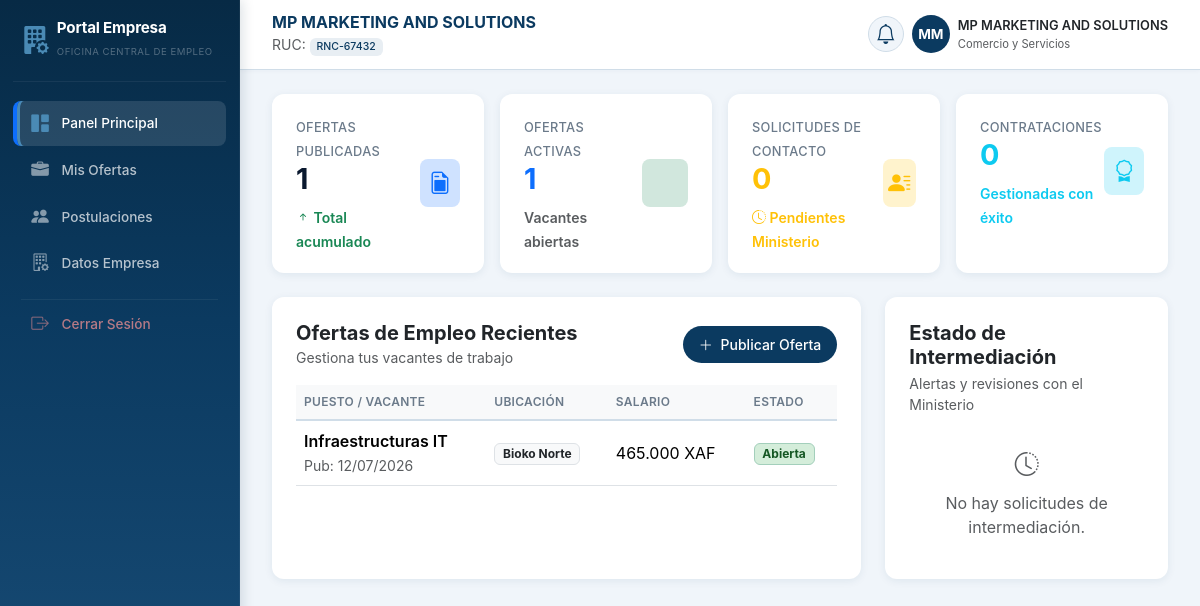
Page /empleador/index.php (signed in) on the committed database.
### tables this page shows
CREATE TABLE empleadores (
    id INT AUTO_INCREMENT PRIMARY KEY,
    usuario_id INT NOT NULL,
    nombre_empresa VARCHAR(150) NOT NULL,
    rnc_ruc VARCHAR(50) UNIQUE NULL,                  
    sector_industrial VARCHAR(100) NOT NULL,          
    telefono_corporativo VARCHAR(20) NOT NULL,
    direccion VARCHAR(255) NOT NULL,
    sitio_web VARCHAR(150) NULL,
    FOREIGN KEY (usuario_id) REFERENCES usuarios(id) ON DELETE CASCADE
);

CREATE TABLE ofertas_empleo (
    id INT AUTO_INCREMENT PRIMARY KEY,
    empleador_id INT NOT NULL,                        
    titulo_puesto VARCHAR(150) NOT NULL,             
    descripcion TEXT NOT NULL,
    requisitos TEXT NOT NULL,
    provincia VARCHAR(50) NOT NULL,
    salario_ofrecido DECIMAL(10,2) NULL,              
    estado ENUM('abierta', 'cerrada') DEFAULT 'abierta',
    fecha_publicacion TIMESTAMP DEFAULT CURRENT_TIMESTAMP,
    FOREIGN KEY (empleador_id) REFERENCES empleadores(id) ON DELETE CASCADE
);

### empleador/index.php (the view, shortened to what this page needs)
<?php
include_once '../componentes/header_empleador.php';
include_once '../conexion/conexion.php';
$id_usuario = $_SESSION['id_usuario'];
$total_ofertas = 0;
$ofertas_activas = 0;
$solicitudes_pendientes = 0;
$contrataciones = 0;
$ofertas = [];
$intermediaciones = [];
try {
    $stmt = $pdo->prepare("SELECT id, nombre_empresa FROM empleadores WHERE usuario_id = ?");
    $stmt->execute([$id_usuario]);
    $empleador = $stmt->fetch(PDO::FETCH_ASSOC);
    $empleador_id = $empleador['id'];
    $stmt = $pdo->prepare("SELECT COUNT(*) as total FROM ofertas_empleo WHERE empleador_id = ?");
    $stmt->execute([$empleador_id]);
    $total_ofertas = $stmt->fetch(PDO::FETCH_ASSOC)['total'] ?? 0;
    $stmt = $pdo->prepare("SELECT COUNT(*) as total FROM ofertas_empleo WHERE empleador_id = ? AND estado = 'abierta'");
    $stmt->execute([$empleador_id]);
    $ofertas_activas = $stmt->fetch(PDO::FETCH_ASSOC)['total'] ?? 0;
    $stmt = $pdo->prepare("
        SELECT COUNT(*) as total
        FROM notificaciones_intermediacion ni
        WHERE ni.empleador_id = ? AND ni.estado_ministerio = 'pendiente'
    ");
    $stmt->execute([$empleador_id]);
    $solicitudes_pendientes = $stmt->fetch(PDO::FETCH_ASSOC)['total'] ?? 0;
    $stmt = $pdo->prepare("
        SELECT COUNT(*) as total
        FROM notificaciones_intermediacion ni
        WHERE ni.empleador_id = ? AND ni.estado_ministerio = 'aprobado'
    ");
    $stmt->execute([$empleador_id]);
    $contrataciones = $stmt->fetch(PDO::FETCH_ASSOC)['total'] ?? 0;
    $stmt = $pdo->prepare("
        SELECT * FROM ofertas_empleo
        WHERE empleador_id = ?
        ORDER BY fecha_publicacion DESC
        LIMIT 5
    ");
    $stmt->execute([$empleador_id]);
    $ofertas = $stmt->fetchAll(PDO::FETCH_ASSOC);
    $stmt = $pdo->prepare("
        SELECT
            ni.*,
            u.nombre as buscador_nombre,
            u.apellidos as buscador_apellidos,
            u.numero_expediente as buscador_expediente,
            o.titulo_puesto
        FROM notificaciones_intermediacion ni
        JOIN buscadores_empleo b ON ni.buscador_id = b.id
        JOIN usuarios u ON b.usuario_id = u.id
        LEFT JOIN ofertas_empleo o ON ni.oferta_id = o.id
        WHERE ni.empleador_id = ?
        ORDER BY ni.fecha_creacion DESC
        LIMIT 5
    ");
    $stmt->execute([$empleador_id]);
    $intermediaciones = $stmt->fetchAll(PDO::FETCH_ASSOC);
} catch (PDOException $e) {
    error_log("Error en panel empleador: " . $e->getMessage());
    $empleador = null;
    $empleador_id = null;
}
include_once '../componentes/menu_empleador.php';
?>
<div class="row g-3 mb-4">
    <div class="col-12 col-sm-6 col-xl-3">
        <div class="stat-card">
            <div class="d-flex justify-content-between align-items-center">
                <div>
                    <span class="stat-label">Ofertas Publicadas</span>
                    <h3 class="stat-number"><?php echo number_format($total_ofertas); ?></h3>
                    <small class="text-success fw-semibold"><i class="bi bi-arrow-up-short"></i> Total acumulado</small>
                </div>
                <div class="icon-box bg-primary-subtle text-primary">
                    <i class="bi bi-file-earmark-post"></i>
                </div>
            </div>
        </div>
    </div>
    <div class="col-12 col-sm-6 col-xl-3">
        <div class="stat-card">
            <div class="d-flex justify-content-between align-items-center">
                <div>
                    <span class="stat-label">Ofertas Activas</span>
                    <h3 class="stat-number text-primary"><?php echo number_format($ofertas_activas); ?></h3>
                    <small class="text-muted fw-semibold">Vacantes abiertas</small>
                </div>
                <div class="icon-box bg-success-subtle text-success">
                </div>
            </div>
        </div>
    </div>
    <div class="col-12 col-sm-6 col-xl-3">
        <div class="stat-card">
            <div class="d-flex justify-content-between align-items-center">
                <div>
                    <span class="stat-label">Solicitudes de Contacto</span>
                    <h3 class="stat-number text-warning"><?php echo number_format($solicitudes_pendientes); ?></h3>
                    <small class="text-warning fw-semibold"><i class="bi bi-clock-history"></i> Pendientes Ministerio</small>
                </div>
                <div class="icon-box bg-warning-subtle text-warning">
                    <i class="bi bi-person-lines-fill"></i>
                </div>
            </div>
        </div>
    </div>
    <div class="col-12 col-sm-6 col-xl-3">
        <div class="stat-card">
            <div class="d-flex justify-content-between align-items-center">
                <div>
                    <span class="stat-label">Contrataciones</span>
                    <h3 class="stat-number text-info"><?php echo number_format($contrataciones); ?></h3>
                    <small class="text-info fw-semibold">Gestionadas con éxito</small>
                </div>
                <div class="icon-box bg-info-subtle text-info">
                    <i class="bi bi-award"></i>
                </div>
            </div>
        </div>
    </div>
</div>
<div class="row g-4">
    <div class="col-12 col-xl-8">
        <div class="custom-card">
            <div class="d-flex justify-content-between align-items-center mb-3">
                <div>
                    <h5 class="fw-bold m-0">Ofertas de Empleo Recientes</h5>
                    <small class="text-muted">Gestiona tus vacantes de trabajo</small>
                </div>
                <button class="btn btn-primary btn-sm rounded-pill px-3" data-bs-toggle="modal" data-bs-target="#modalNuevaOferta">
                    <i class="bi bi-plus-lg me-1"></i> Publicar Oferta
                </button>
            </div>
            <?php if (empty($ofertas)): ?>
                <div class="text-center py-4 text-muted">
                    <i class="bi bi-inbox fs-2 d-block mb-2"></i>
                    No has publicado ninguna oferta aún.
                    <div class="mt-2">
                        <button class="btn btn-primary btn-sm" data-bs-toggle="modal" data-bs-target="#modalNuevaOferta">
                            <i class="bi bi-plus-lg me-1"></i> Publicar tu primera oferta
                        </button>
                    </div>
                </div>
            <?php else: ?>
                <div class="table-responsive">
                    <table class="table table-hover align-middle">
                        <thead class="table-light">
                            <tr>
                                <th>Puesto / Vacante</th>
                                <th>Ubicación</th>
                                <th>Salario</th>
                                <th>Estado</th>
                            </tr>
                        </thead>
                        <tbody>
                            <?php foreach ($ofertas as $oferta): ?>
                                <tr>
                                    <td>
                                        <div class="fw-semibold"><?php echo htmlspecialchars($oferta['titulo_puesto']); ?></div>
                                        <small class="text-muted">Pub: <?php echo date('d/m/Y', strtotime($oferta['fecha_publicacion'])); ?></small>
                                    </td>
                                    <td><span class="badge bg-light text-dark border"><?php echo htmlspecialchars(ucfirst(str_replace('_', ' ', $oferta['provincia']))); ?></span></td>
                                    <td><?php echo $oferta['salario_ofrecido'] ? number_format($oferta['salario_ofrecido'], 0, ',', '.') . ' XAF' : 'No especificado'; ?></td>
                                    <td>
                                        <span class="badge <?php echo $oferta['estado'] == 'abierta' ? 'bg-success-subtle text-success border border-success-subtle' : 'bg-secondary-subtle text-secondary border'; ?>">
                                            <?php echo ucfirst($oferta['estado']); ?>
                                        </span>
                                    </td>
                                </tr>
                            <?php endforeach; ?>
                        </tbody>
                    </table>
                </div>
            <?php endif; ?>
        </div>
    </div>
    <div class="col-12 col-xl-4">
        <div class="custom-card">
            <h5 class="fw-bold mb-1">Estado de Intermediación</h5>
            <small class="text-muted d-block mb-3">Alertas y revisiones con el Ministerio</small>
            <?php if (empty($intermediaciones)): ?>
                <div class="text-center text-muted py-3">
                    <i class="bi bi-clock-history fs-4 d-block mb-2"></i>
                    No hay solicitudes de intermediación.
                </div>
            <?php endif; ?>
        </div>
    </div>
</div>
<?php
echo '</div>';
echo '</main>';
echo '</div>';
include_once '../componentes/footer_empleador.php';
?>

### componentes/menu_empleador.php (shortened to what this page needs)
<?php
$id_usuario = $_SESSION['id_usuario'];
$nombre_empresa = $_SESSION['nombre_empresa'] ?? 'Mi Empresa';
$empresa_data = null;
$iniciales = 'EM';
try {
    $stmt = $pdo->prepare("
        SELECT
            e.id,
            e.nombre_empresa,
            e.sector_industrial,
            e.rnc_ruc,
            u.numero_expediente
        FROM empleadores e
        JOIN usuarios u ON e.usuario_id = u.id
        WHERE e.usuario_id = ?
    ");
    $stmt->execute([$id_usuario]);
    $empresa_data = $stmt->fetch(PDO::FETCH_ASSOC);
    if ($empresa_data) {
        $nombre_empresa = $empresa_data['nombre_empresa'];
        $palabras = explode(' ', $nombre_empresa);
        $iniciales = '';
        foreach ($palabras as $palabra) {
            if (!empty($palabra)) {
                $iniciales .= strtoupper(substr($palabra, 0, 1));
            }
        }
        $iniciales = substr($iniciales, 0, 2);
    }
} catch (PDOException $e) {
    error_log("Error en menú empleador: " . $e->getMessage());
    $empresa_data = null;
    $notificaciones = 0;
}
$pagina_actual = basename($_SERVER['PHP_SELF']);
$expediente = $empresa_data['rnc_ruc'] ?? $empresa_data['numero_expediente'] ?? 'N/A';
?>
<div id="wrapper">
    <aside class="sidebar" id="sidebar">
        <div class="sidebar-brand d-flex align-items-center gap-2">
            <i class="bi bi-building-fill-gear fs-3"></i>
            <div>
                <h6 class="fw-bold m-0 text-white">Portal Empresa</h6>
                <small class="text-white-50">Oficina Central de Empleo</small>
            </div>
        </div>
        <ul class="sidebar-menu">
            <li>
                <a href="index.php" class="nav-link <?php echo $pagina_actual == 'index.php' ? 'active' : ''; ?>">
                    <i class="bi bi-grid-1x2-fill"></i>
                    <span>Panel Principal</span>
                </a>
            </li>
            <li>
                <a href="ofertas_empleo.php" class="nav-link <?php echo $pagina_actual == 'ofertas_empleo.php' ? 'active' : ''; ?>">
                    <i class="bi bi-briefcase-fill"></i>
                    <span>Mis Ofertas</span>
                </a>
            </li>
            <li>
                <a href="candidatos.php" class="nav-link <?php echo $pagina_actual == 'candidatos.php' ? 'active' : ''; ?>">
                    <i class="bi bi-people-fill"></i>
                    <span>Postulaciones </span>
                </a>
            </li>
            <li>
                <a href="datos_empresas.php" class="nav-link <?php echo $pagina_actual == 'datos_empresas.php' ? 'active' : ''; ?>">
                    <i class="bi bi-building-gear"></i>
                    <span>Datos Empresa</span>
                </a>
            </li>
            <li class="sidebar-divider"></li>
            <li>
                <a href="../php/cerrar_sesionE.php" class="nav-link text-danger">
                    <i class="bi bi-box-arrow-right"></i>
                    <span>Cerrar Sesión</span>
                </a>
            </li>
        </ul>
    </aside>
    <main class="main-content">
        <header class="top-navbar d-flex justify-content-between align-items-center">
            <div class="d-flex align-items-center gap-3">
                <div>
                    <h5 class="fw-bold m-0"><?php echo htmlspecialchars($nombre_empresa); ?></h5>
                    <small class="text-muted">
                        RUC: <span class="badge"><?php echo htmlspecialchars($expediente); ?></span>
                    </small>
                </div>
            </div>
            <div class="d-flex align-items-center gap-2">
                <div class="dropdown">
                    <button class="btn btn-light rounded-circle position-relative p-2" type="button"
                        data-bs-toggle="dropdown" aria-expanded="false">
                        <i class="bi bi-bell fs-5"></i>
                    </button>
                </div>
                <div class="d-flex align-items-center gap-2">
                    <div class="avatar-company"><?php echo htmlspecialchars($iniciales); ?></div>
                    <div class="d-none d-md-block">
                        <p class="mb-0 fw-semibold fs-7"><?php echo htmlspecialchars($nombre_empresa); ?></p>
                        <small class="text-muted d-block" style="font-size: 0.7rem;">
                            <?php echo htmlspecialchars($empresa_data['sector_industrial'] ?? 'Empresa'); ?>
                        </small>
                    </div>
                </div>
            </div>
        </header>
        <div class="page-content">

### rows in the picture
empleadores: nombre_empresa "MP MARKETING AND SOLUTIONS", rnc_ruc "RNC-67432", sector_industrial "Comercio y Servicios"
ofertas_empleo: titulo_puesto "Infraestructuras IT", fecha_publicacion "12/07/2026", provincia "Bioko Norte", salario_ofrecido "465.000", estado "Abierta"

### other values in the picture
$iniciales "MM"
$total_ofertas "1"
$ofertas_activas "1"
$solicitudes_pendientes "0"
$contrataciones "0"
